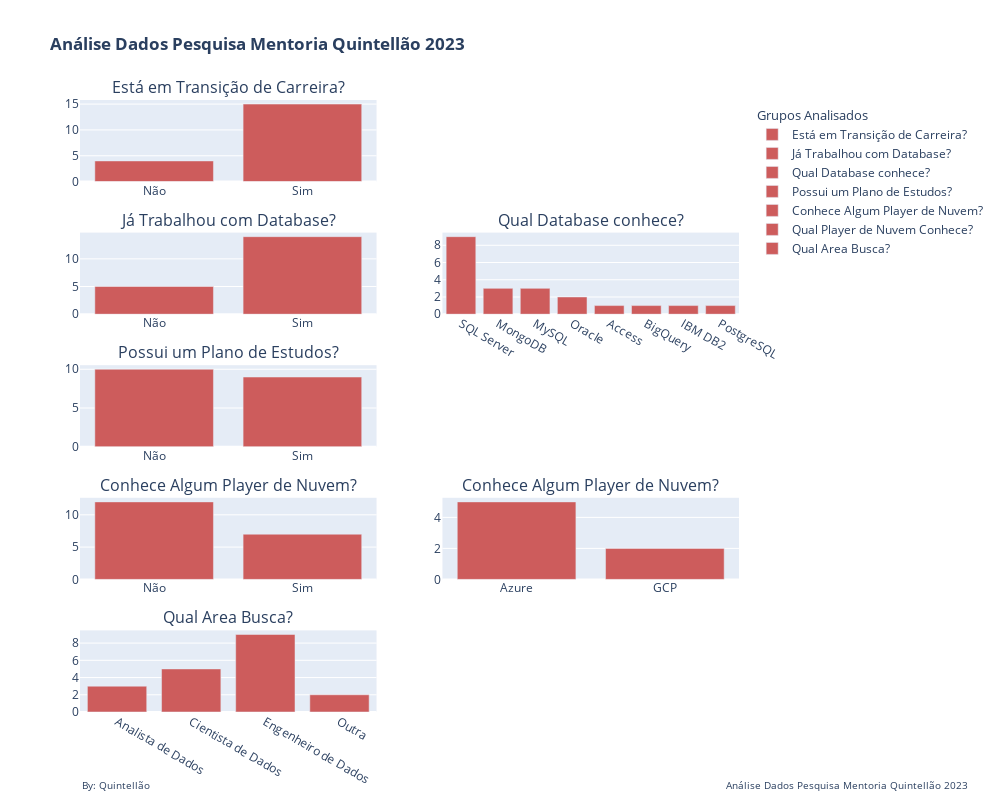

Source (notebook cell):
### Code cell
# Analises gráficos
import matplotlib.pyplot as plt
import seaborn as sns
import plotly.graph_objects as go
import plotly.express as px
from plotly.subplots import make_subplots

# Criar a Figura
Figura = make_subplots(
    rows=5,
    cols=2,
    specs=[
        [{'type':'scatter'},None],
        [{'type':'scatter'},{'type':'scatter'}],
        [{'type':'scatter'},None],        
        [{'type':'scatter'},{'type':'scatter'}],
        [{'type':'scatter'},None]
    ],
    vertical_spacing=0.083333,
    shared_xaxes=False,
    subplot_titles=('Está em Transição de Carreira?'
                    ,'Já Trabalhou com Database?'
                    ,'Qual Database conhece?'
                    ,'Possui um Plano de Estudos?'
                    ,'Conhece Algum Player de Nuvem?'
                    ,'Conhece Algum Player de Nuvem?'
                    ,'Qual Area Busca?'
                    )
)

# Layout e Dimensão
Figura.update_layout(
    width=1000,
    height=800,
    title_text='<b>Análise Dados Pesquisa Mentoria Quintellão 2023</b>'
)


# Adicionado um gráfico na 1º Posição

Figura.add_trace(
 
    go.Bar(
        x=dfDadosPesquisaTransicaoCarreira.TransicaoCarreira,
        y=dfDadosPesquisaTransicaoCarreira.QtdTransicaoCarreira,
        name="Está em Transição de Carreira?",
        marker_color="IndianRed",
        #offsetgroup="smoker",
        #legendgroup="smoker",
        legendgrouptitle_text="Grupos Analisados",
    ),
    row=1, col=1
)                                   
                                 
Figura.add_trace(
 
    go.Bar(
        x=dfDadosPesquisaTrabalhouComBD.TrabalhouComBD,
        y=dfDadosPesquisaTrabalhouComBD.QtdTrabalhouComBD,
        name='Já Trabalhou com Database?',
        marker_color="IndianRed",
        #offsetgroup="smoker",
        #legendgroup="smoker",
        legendgrouptitle_text="Grupos Analisados",
    ),
    row=2, col=1
)                                  

Figura.add_trace(
 
    go.Bar(
        x=dfDadosPesquisaQualBD.NomDatabase,
        y=dfDadosPesquisaQualBD.QtdDatabase,
        name="Qual Database conhece?",
        marker_color="IndianRed",
        #offsetgroup="smoker",
        #legendgroup="smoker",
        legendgrouptitle_text="Grupos Analisados",
    ),
    row=2, col=2
) 

Figura.add_trace(
 
    go.Bar(
        x=dfDadosPesquisaPossuiPlanoEstudo.PossuiPlanoEstudo,
        y=dfDadosPesquisaPossuiPlanoEstudo.QtdPossuiPlanoEstudo,
        name='Possui um Plano de Estudos?',
        marker_color="IndianRed",
        #offsetgroup="smoker",
        #legendgroup="smoker",
        legendgrouptitle_text="Grupos Analisados",
    ),
    row=3, col=1
) 

Figura.add_trace(
 
    go.Bar(
        x=dfDadosPesquisaConheceNuvem.ConheceNuvem,
        y=dfDadosPesquisaConheceNuvem.QtdConheceNuvem,
        name='Conhece Algum Player de Nuvem?',
        marker_color="IndianRed",
        #offsetgroup="smoker",
        #legendgroup="smoker",
        legendgrouptitle_text="Grupos Analisados",
    ),
    row=4, col=1
) 

Figura.add_trace(
 
    go.Bar(
        x=dfDadosPesquisaQualNuvemConhece.QualNuvemConhece,
        y=dfDadosPesquisaQualNuvemConhece.QtdConheceNuvem,
        name='Qual Player de Nuvem Conhece?',
        marker_color="IndianRed",
        #offsetgroup="smoker",
        #legendgroup="smoker",
        legendgrouptitle_text="Grupos Analisados",
    ),
    row=4, col=2
) 

Figura.add_trace( 
    go.Bar(
        x=dfDadosPesquisaQualAreaBusca.QualAreaBusca,
        y=dfDadosPesquisaQualAreaBusca.QtdQualAreaBusca,
        name='Qual Area Busca?',
        marker_color="IndianRed",
        #offsetgroup="smoker",
        #legendgroup="smoker",
        legendgrouptitle_text="Grupos Analisados",
    ),
    row=5, col=1
)

Figura.update_layout(
    xaxis_rangeslider_visible=False
)

Figura.add_annotation(
    showarrow=False,
    text='Análise Dados Pesquisa Mentoria Quintellão 2023',
    font=dict(size=10),
    xref='x domain',
    x=3,
    yref='y domain',
    y=-7.5
)

Figura.add_annotation(
    showarrow=False,
    text='By: Quintellão',
    font=dict(size=10),
    xref='x domain',
    x=0,
    yref='y domain',
    y=-7.5
)

Figura.show()

### Figure 1 — Plotly figure (JSON) as saved in the notebook; plotly's stock layout.template omitted (floating-point values rounded to 4 significant figures)
{"data": [{"legendgrouptitle": {"text": "Grupos Analisados"}, "marker": {"color": "IndianRed"}, "name": "Está em Transição de Carreira?", "type": "bar", "x": ["Não", "Sim"], "xaxis": "x", "y": [4, 15], "yaxis": "y"}, {"legendgrouptitle": {"text": "Grupos Analisados"}, "marker": {"color": "IndianRed"}, "name": "Já Trabalhou com Database?", "type": "bar", "x": ["Não", "Sim"], "xaxis": "x2", "y": [5, 14], "yaxis": "y2"}, {"legendgrouptitle": {"text": "Grupos Analisados"}, "marker": {"color": "IndianRed"}, "name": "Qual Database conhece?", "type": "bar", "x": ["SQL Server", "MongoDB", "MySQL", "Oracle", "Access", "BigQuery", "IBM DB2", "PostgreSQL"], "xaxis": "x3", "y": [9, 3, 3, 2, 1, 1, 1, 1], "yaxis": "y3"}, {"legendgrouptitle": {"text": "Grupos Analisados"}, "marker": {"color": "IndianRed"}, "name": "Possui um Plano de Estudos?", "type": "bar", "x": ["Não", "Sim"], "xaxis": "x4", "y": [10, 9], "yaxis": "y4"}, {"legendgrouptitle": {"text": "Grupos Analisados"}, "marker": {"color": "IndianRed"}, "name": "Conhece Algum Player de Nuvem?", "type": "bar", "x": ["Não", "Sim"], "xaxis": "x5", "y": [12, 7], "yaxis": "y5"}, {"legendgrouptitle": {"text": "Grupos Analisados"}, "marker": {"color": "IndianRed"}, "name": "Qual Player de Nuvem Conhece?", "type": "bar", "x": ["Azure", "GCP"], "xaxis": "x6", "y": [5, 2], "yaxis": "y6"}, {"legendgrouptitle": {"text": "Grupos Analisados"}, "marker": {"color": "IndianRed"}, "name": "Qual Area Busca?", "type": "bar", "x": ["Analista de Dados", "Cientista de Dados", "Engenheiro de Dados", "Outra"], "xaxis": "x7", "y": [3, 5, 9, 2], "yaxis": "y7"}], "layout": {"annotations": [{"font": {"size": 16}, "showarrow": false, "text": "Está em Transição de Carreira?", "x": 0.225, "xanchor": "center", "xref": "paper", "y": 1, "yanchor": "bottom", "yref": "paper"}, {"font": {"size": 16}, "showarrow": false, "text": "Já Trabalhou com Database?", "x": 0.225, "xanchor": "center", "xref": "paper", "y": 0.7833, "yanchor": "bottom", "yref": "paper"}, {"font": {"size": 16}, "showarrow": false, "text": "Qual Database conhece?", "x": 0.775, "xanchor": "center", "xref": "paper", "y": 0.7833, "yanchor": "bottom", "yref": "paper"}, {"font": {"size": 16}, "showarrow": false, "text": "Possui um Plano de Estudos?", "x": 0.225, "xanchor": "center", "xref": "paper", "y": 0.5667, "yanchor": "bottom", "yref": "paper"}, {"font": {"size": 16}, "showarrow": false, "text": "Conhece Algum Player de Nuvem?", "x": 0.225, "xanchor": "center", "xref": "paper", "y": 0.35, "yanchor": "bottom", "yref": "paper"}, {"font": {"size": 16}, "showarrow": false, "text": "Conhece Algum Player de Nuvem?", "x": 0.775, "xanchor": "center", "xref": "paper", "y": 0.35, "yanchor": "bottom", "yref": "paper"}, {"font": {"size": 16}, "showarrow": false, "text": "Qual Area Busca?", "x": 0.225, "xanchor": "center", "xref": "paper", "y": 0.1333, "yanchor": "bottom", "yref": "paper"}, {"font": {"size": 10}, "showarrow": false, "text": "Análise Dados Pesquisa Mentoria Quintellão 2023", "x": 3, "xref": "x domain", "y": -7.5, "yref": "y domain"}, {"font": {"size": 10}, "showarrow": false, "text": "By: Quintellão", "x": 0, "xref": "x domain", "y": -7.5, "yref": "y domain"}], "height": 800, "title": {"text": "<b>Análise Dados Pesquisa Mentoria Quintellão 2023</b>"}, "width": 1000, "xaxis": {"anchor": "y", "domain": [0, 0.45], "rangeslider": {"visible": false}}, "xaxis2": {"anchor": "y2", "domain": [0, 0.45]}, "xaxis3": {"anchor": "y3", "domain": [0.55, 1]}, "xaxis4": {"anchor": "y4", "domain": [0, 0.45]}, "xaxis5": {"anchor": "y5", "domain": [0, 0.45]}, "xaxis6": {"anchor": "y6", "domain": [0.55, 1]}, "xaxis7": {"anchor": "y7", "domain": [0, 0.45]}, "yaxis": {"anchor": "x", "domain": [0.8667, 1]}, "yaxis2": {"anchor": "x2", "domain": [0.65, 0.7833]}, "yaxis3": {"anchor": "x3", "domain": [0.65, 0.7833]}, "yaxis4": {"anchor": "x4", "domain": [0.4333, 0.5667]}, "yaxis5": {"anchor": "x5", "domain": [0.2167, 0.35]}, "yaxis6": {"anchor": "x6", "domain": [0.2167, 0.35]}, "yaxis7": {"anchor": "x7", "domain": [0, 0.1333]}}}
